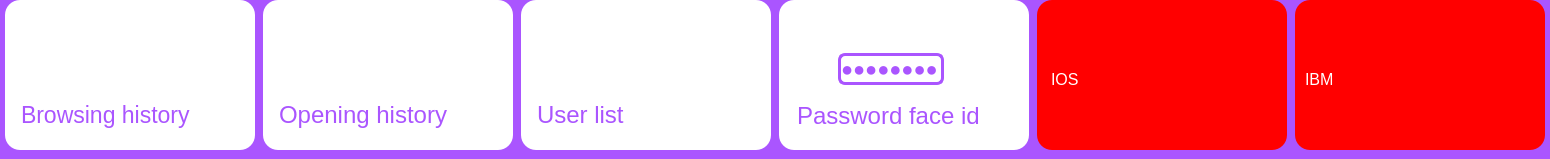
              <widget class="QWidget" name="scrollAreaWidgetContents_4">
               <property name="geometry">
                <rect>
                 <x>0</x>
                 <y>0</y>
                 <width>1550</width>
                 <height>159</height>
                </rect>
               </property>
               <property name="styleSheet">
                <string notr="true">background-color: rgb(170, 85, 255);
border-radius:15px;
</string>
               </property>
               <layout class="QHBoxLayout" name="horizontalLayout_108">
                <property name="spacing">
                 <number>8</number>
                </property>
                <property name="leftMargin">
                 <number>5</number>
                </property>
                <property name="topMargin">
                 <number>0</number>
                </property>
                <property name="rightMargin">
                 <number>5</number>
                </property>
                <property name="bottomMargin">
                 <number>9</number>
                </property>
                <item>
                 <widget class="QFrame" name="frame_Browsin_history">
                  <property name="minimumSize">
                   <size>
                    <width>250</width>
                    <height>125</height>
                   </size>
                  </property>
                  <property name="maximumSize">
                   <size>
                    <width>250</width>
                    <height>150</height>
                   </size>
                  </property>
                  <property name="styleSheet">
                   <string notr="true">background-color: rgb(255, 255, 255)
</string>
                  </property>
                  <property name="frameShape">
                   <enum>QFrame::StyledPanel</enum>
                  </property>
                  <property name="frameShadow">
                   <enum>QFrame::Raised</enum>
                  </property>
                  <widget class="QLabel" name="frame_Browsin_history_lbl">
                   <property name="geometry">
                    <rect>
                     <x>16</x>
                     <y>100</y>
                     <width>171</width>
                     <height>30</height>
                    </rect>
                   </property>
                   <property name="font">
                    <font>
                     <pointsize>17</pointsize>
                    </font>
                   </property>
                   <property name="whatsThis">
                    <string>&lt;html&gt;&lt;head/&gt;&lt;body&gt;&lt;p&gt;&lt;br/&gt;&lt;/p&gt;&lt;p&gt;&lt;span style=&quot; color:#ffffff;&quot;&gt;Unity&lt;/span&gt;&lt;/p&gt;&lt;/body&gt;&lt;/html&gt;</string>
                   </property>
                   <property name="text">
                    <string>&lt;html&gt;&lt;head/&gt;&lt;body&gt;&lt;p&gt;&lt;span style=&quot; font-family:'inherit'; color:#aa55ff;&quot;&gt;Browsing history&lt;/span&gt;&lt;/p&gt;&lt;/body&gt;&lt;/html&gt;</string>
                   </property>
                   <property name="alignment">
                    <set>Qt::AlignLeading|Qt::AlignLeft|Qt::AlignVCenter</set>
                   </property>
                  </widget>
                  <widget class="QPushButton" name="frame_Browsin_history_btn">
                   <property name="geometry">
                    <rect>
                     <x>13</x>
                     <y>13</y>
                     <width>90</width>
                     <height>71</height>
                    </rect>
                   </property>
                   <property name="whatsThis">
                    <string/>
                   </property>
                   <property name="text">
                    <string/>
                   </property>
                   <property name="icon">
                    <iconset>
                     <normaloff>../../../../3D Objects/ControleFinanceiro/System/img/web_100px.png</normaloff>../../../../3D Objects/ControleFinanceiro/System/img/web_100px.png</iconset>
                   </property>
                   <property name="iconSize">
                    <size>
                     <width>100</width>
                     <height>100</height>
                    </size>
                   </property>
                  </widget>
                 </widget>
                </item>
                <item>
                 <widget class="QFrame" name="frame_opening_history">
                  <property name="minimumSize">
                   <size>
                    <width>250</width>
                    <height>150</height>
                   </size>
                  </property>
                  <property name="maximumSize">
                   <size>
                    <width>250</width>
                    <height>150</height>
                   </size>
                  </property>
                  <property name="styleSheet">
                   <string notr="true">background-color: rgb(255, 255, 255);

</string>
                  </property>
                  <property name="frameShape">
                   <enum>QFrame::StyledPanel</enum>
                  </property>
                  <property name="frameShadow">
                   <enum>QFrame::Raised</enum>
                  </property>
                  <widget class="QPushButton" name="frame_opening_history_btn">
                   <property name="geometry">
                    <rect>
                     <x>13</x>
                     <y>13</y>
                     <width>90</width>
                     <height>71</height>
                    </rect>
                   </property>
                   <property name="whatsThis">
                    <string/>
                   </property>
                   <property name="text">
                    <string/>
                   </property>
                   <property name="icon">
                    <iconset>
                     <normaloff>../../../../3D Objects/ControleFinanceiro/System/img/close_pane_120px.png</normaloff>../../../../3D Objects/ControleFinanceiro/System/img/close_pane_120px.png</iconset>
                   </property>
                   <property name="iconSize">
                    <size>
                     <width>100</width>
                     <height>100</height>
                    </size>
                   </property>
                  </widget>
                  <widget class="QLabel" name="frame_opening_history_lbl">
                   <property name="geometry">
                    <rect>
                     <x>16</x>
                     <y>100</y>
                     <width>171</width>
                     <height>30</height>
                    </rect>
                   </property>
                   <property name="font">
                    <font>
                     <pointsize>12</pointsize>
                    </font>
                   </property>
                   <property name="whatsThis">
                    <string>&lt;html&gt;&lt;head/&gt;&lt;body&gt;&lt;p&gt;&lt;br/&gt;&lt;/p&gt;&lt;p&gt;&lt;span style=&quot; color:#ffffff;&quot;&gt;Unity&lt;/span&gt;&lt;/p&gt;&lt;/body&gt;&lt;/html&gt;</string>
                   </property>
                   <property name="text">
                    <string>&lt;html&gt;&lt;head/&gt;&lt;body&gt;&lt;p&gt;&lt;span style=&quot; font-family:'inherit'; font-size:18pt; color:#aa55ff;&quot;&gt;Opening history&lt;/span&gt;&lt;/p&gt;&lt;/body&gt;&lt;/html&gt;</string>
                   </property>
                   <property name="alignment">
                    <set>Qt::AlignLeading|Qt::AlignLeft|Qt::AlignVCenter</set>
                   </property>
                  </widget>
                 </widget>
                </item>
                <item>
                 <widget class="QFrame" name="frame_user_list">
                  <property name="minimumSize">
                   <size>
                    <width>250</width>
                    <height>150</height>
                   </size>
                  </property>
                  <property name="maximumSize">
                   <size>
                    <width>250</width>
                    <height>150</height>
                   </size>
                  </property>
                  <property name="styleSheet">
                   <string notr="true">background-color: rgb(255, 255, 255);</string>
                  </property>
                  <property name="frameShape">
                   <enum>QFrame::StyledPanel</enum>
                  </property>
                  <property name="frameShadow">
                   <enum>QFrame::Raised</enum>
                  </property>
                  <widget class="QPushButton" name="frame_user_list_btn">
                   <property name="geometry">
                    <rect>
                     <x>10</x>
                     <y>17</y>
                     <width>91</width>
                     <height>71</height>
                    </rect>
                   </property>
                   <property name="whatsThis">
                    <string/>
                   </property>
                   <property name="text">
                    <string/>
                   </property>
                   <property name="icon">
                    <iconset>
                     <normaloff>../../../../3D Objects/ControleFinanceiro/System/img/user_menu_female_120px.png</normaloff>../../../../3D Objects/ControleFinanceiro/System/img/user_menu_female_120px.png</iconset>
                   </property>
                   <property name="iconSize">
                    <size>
                     <width>115</width>
                     <height>115</height>
                    </size>
                   </property>
                  </widget>
                  <widget class="QLabel" name="frame_user_list_lbl">
                   <property name="geometry">
                    <rect>
                     <x>16</x>
                     <y>100</y>
                     <width>100</width>
                     <height>30</height>
                    </rect>
                   </property>
                   <property name="font">
                    <font>
                     <pointsize>12</pointsize>
                    </font>
                   </property>
                   <property name="whatsThis">
                    <string>&lt;html&gt;&lt;head/&gt;&lt;body&gt;&lt;p&gt;&lt;br/&gt;&lt;/p&gt;&lt;p&gt;&lt;span style=&quot; color:#ffffff;&quot;&gt;Unity&lt;/span&gt;&lt;/p&gt;&lt;/body&gt;&lt;/html&gt;</string>
                   </property>
                   <property name="text">
                    <string>&lt;html&gt;&lt;head/&gt;&lt;body&gt;&lt;p&gt;&lt;span style=&quot; font-family:'inherit'; font-size:18pt; color:#aa55ff;&quot;&gt;User list&lt;/span&gt;&lt;/p&gt;&lt;/body&gt;&lt;/html&gt;</string>
                   </property>
                   <property name="alignment">
                    <set>Qt::AlignLeading|Qt::AlignLeft|Qt::AlignVCenter</set>
                   </property>
                  </widget>
                 </widget>
                </item>
                <item>
                 <widget class="QFrame" name="frame_password_faceId">
                  <property name="minimumSize">
                   <size>
                    <width>250</width>
                    <height>150</height>
                   </size>
                  </property>
                  <property name="maximumSize">
                   <size>
                    <width>250</width>
                    <height>150</height>
                   </size>
                  </property>
                  <property name="styleSheet">
                   <string notr="true">background-color: rgb(255, 255, 255)</string>
                  </property>
                  <property name="frameShape">
                   <enum>QFrame::StyledPanel</enum>
                  </property>
                  <property name="frameShadow">
                   <enum>QFrame::Raised</enum>
                  </property>
                  <widget class="QPushButton" name="password_faceId_btn_2">
                   <property name="geometry">
                    <rect>
                     <x>13</x>
                     <y>10</y>
                     <width>90</width>
                     <height>90</height>
                    </rect>
                   </property>
                   <property name="whatsThis">
                    <string/>
                   </property>
                   <property name="text">
                    <string/>
                   </property>
                   <property name="icon">
                    <iconset>
                     <normaloff>../../../../3D Objects/ControleFinanceiro/System/img/instagram_logo_120px.png</normaloff>../../../../3D Objects/ControleFinanceiro/System/img/instagram_logo_120px.png</iconset>
                   </property>
                   <property name="iconSize">
                    <size>
                     <width>110</width>
                     <height>130</height>
                    </size>
                   </property>
                  </widget>
                  <widget class="QLineEdit" name="lineEdit_2">
                   <property name="geometry">
                    <rect>
                     <x>59</x>
                     <y>53</y>
                     <width>106</width>
                     <height>32</height>
                    </rect>
                   </property>
                   <property name="font">
                    <font>
                     <pointsize>15</pointsize>
                    </font>
                   </property>
                   <property name="styleSheet">
                    <string notr="true">border-radius:7px;
color:rgb(170, 85, 255);
background-color: rgb(255, 255, 255);
border:3px solid rgb(170, 85, 255)</string>
                   </property>
                   <property name="text">
                    <string>123456789</string>
                   </property>
                   <property name="echoMode">
                    <enum>QLineEdit::Password</enum>
                   </property>
                   <property name="alignment">
                    <set>Qt::AlignBottom|Qt::AlignHCenter</set>
                   </property>
                  </widget>
                  <widget class="QLabel" name="password_faceId_lbl_6">
                   <property name="geometry">
                    <rect>
                     <x>18</x>
                     <y>101</y>
                     <width>186</width>
                     <height>30</height>
                    </rect>
                   </property>
                   <property name="font">
                    <font>
                     <pointsize>12</pointsize>
                    </font>
                   </property>
                   <property name="whatsThis">
                    <string>&lt;html&gt;&lt;head/&gt;&lt;body&gt;&lt;p&gt;&lt;br/&gt;&lt;/p&gt;&lt;p&gt;&lt;span style=&quot; color:#ffffff;&quot;&gt;Unity&lt;/span&gt;&lt;/p&gt;&lt;/body&gt;&lt;/html&gt;</string>
                   </property>
                   <property name="text">
                    <string>&lt;html&gt;&lt;head/&gt;&lt;body&gt;&lt;p&gt;&lt;span style=&quot; font-family:'inherit'; font-size:18pt; color:#aa55ff;&quot;&gt;Password face id &lt;/span&gt;&lt;/p&gt;&lt;/body&gt;&lt;/html&gt;</string>
                   </property>
                   <property name="alignment">
                    <set>Qt::AlignLeading|Qt::AlignLeft|Qt::AlignVCenter</set>
                   </property>
                  </widget>
                  <widget class="QLabel" name="label_29">
                   <property name="geometry">
                    <rect>
                     <x>60</x>
                     <y>47</y>
                     <width>114</width>
                     <height>37</height>
                    </rect>
                   </property>
                   <property name="styleSheet">
                    <string notr="true">background-color: transparent;</string>
                   </property>
                   <property name="text">
                    <string/>
                   </property>
                  </widget>
                 </widget>
                </item>
                <item>
                 <widget class="QFrame" name="frame_IOs_2">
                  <property name="minimumSize">
                   <size>
                    <width>250</width>
                    <height>150</height>
                   </size>
                  </property>
                  <property name="maximumSize">
                   <size>
                    <width>250</width>
                    <height>150</height>
                   </size>
                  </property>
                  <property name="styleSheet">
                   <string notr="true">background-color: rgb(255, 0, 0);</string>
                  </property>
                  <property name="frameShape">
                   <enum>QFrame::StyledPanel</enum>
                  </property>
                  <property name="frameShadow">
                   <enum>QFrame::Raised</enum>
                  </property>
                  <widget class="QLabel" name="ios_lbl_2">
                   <property name="geometry">
                    <rect>
                     <x>14</x>
                     <y>70</y>
                     <width>70</width>
                     <height>20</height>
                    </rect>
                   </property>
                   <property name="font">
                    <font>
                     <pointsize>12</pointsize>
                    </font>
                   </property>
                   <property name="whatsThis">
                    <string>&lt;html&gt;&lt;head/&gt;&lt;body&gt;&lt;p&gt;&lt;br/&gt;&lt;/p&gt;&lt;p&gt;&lt;span style=&quot; color:#ffffff;&quot;&gt;Unity&lt;/span&gt;&lt;/p&gt;&lt;/body&gt;&lt;/html&gt;</string>
                   </property>
                   <property name="text">
                    <string>&lt;html&gt;&lt;head/&gt;&lt;body&gt;&lt;p&gt;&lt;span style=&quot; color:#ffffff;&quot;&gt;IOS&lt;/span&gt;&lt;/p&gt;&lt;/body&gt;&lt;/html&gt;</string>
                   </property>
                   <property name="alignment">
                    <set>Qt::AlignLeading|Qt::AlignLeft|Qt::AlignVCenter</set>
                   </property>
                  </widget>
                  <widget class="QPushButton" name="ios_btn_2">
                   <property name="geometry">
                    <rect>
                     <x>7</x>
                     <y>7</y>
                     <width>50</width>
                     <height>50</height>
                    </rect>
                   </property>
                   <property name="whatsThis">
                    <string/>
                   </property>
                   <property name="text">
                    <string/>
                   </property>
                   <property name="icon">
                    <iconset>
                     <normaloff>../../../../3D Objects/ControleFinanceiro/System/img/mac_client_50px.png</normaloff>../../../../3D Objects/ControleFinanceiro/System/img/mac_client_50px.png</iconset>
                   </property>
                   <property name="iconSize">
                    <size>
                     <width>60</width>
                     <height>60</height>
                    </size>
                   </property>
                  </widget>
                  <widget class="QLabel" name="iconWindow_4">
                   <property name="geometry">
                    <rect>
                     <x>70</x>
                     <y>110</y>
                     <width>30</width>
                     <height>30</height>
                    </rect>
                   </property>
                   <property name="minimumSize">
                    <size>
                     <width>20</width>
                     <height>20</height>
                    </size>
                   </property>
                   <property name="maximumSize">
                    <size>
                     <width>30</width>
                     <height>30</height>
                    </size>
                   </property>
                   <property name="text">
                    <string/>
                   </property>
                   <property name="pixmap">
                    <pixmap>../../../../3D Objects/ControleFinanceiro/System/img/ncicon.png</pixmap>
                   </property>
                   <property name="alignment">
                    <set>Qt::AlignCenter</set>
                   </property>
                  </widget>
                 </widget>
                </item>
                <item>
                 <widget class="QFrame" name="frame_IBM_2">
                  <property name="minimumSize">
                   <size>
                    <width>250</width>
                    <height>150</height>
                   </size>
                  </property>
                  <property name="maximumSize">
                   <size>
                    <width>250</width>
                    <height>150</height>
                   </size>
                  </property>
                  <property name="styleSheet">
                   <string notr="true">background-color: rgb(255, 0, 0);</string>
                  </property>
                  <property name="frameShape">
                   <enum>QFrame::StyledPanel</enum>
                  </property>
                  <property name="frameShadow">
                   <enum>QFrame::Raised</enum>
                  </property>
                  <widget class="QLabel" name="ibm_lbl_2">
                   <property name="geometry">
                    <rect>
                     <x>10</x>
                     <y>70</y>
                     <width>80</width>
                     <height>20</height>
                    </rect>
                   </property>
                   <property name="font">
                    <font>
                     <pointsize>12</pointsize>
                    </font>
                   </property>
                   <property name="whatsThis">
                    <string>&lt;html&gt;&lt;head/&gt;&lt;body&gt;&lt;p&gt;&lt;br/&gt;&lt;/p&gt;&lt;p&gt;&lt;span style=&quot; color:#ffffff;&quot;&gt;Unity&lt;/span&gt;&lt;/p&gt;&lt;/body&gt;&lt;/html&gt;</string>
                   </property>
                   <property name="text">
                    <string>&lt;html&gt;&lt;head/&gt;&lt;body&gt;&lt;p&gt;&lt;span style=&quot; color:#ffffff;&quot;&gt;IBM&lt;/span&gt;&lt;/p&gt;&lt;/body&gt;&lt;/html&gt;</string>
                   </property>
                   <property name="alignment">
                    <set>Qt::AlignLeading|Qt::AlignLeft|Qt::AlignVCenter</set>
                   </property>
                  </widget>
                  <widget class="QPushButton" name="ibm_btn_2">
                   <property name="geometry">
                    <rect>
                     <x>10</x>
                     <y>15</y>
                     <width>50</width>
                     <height>30</height>
                    </rect>
                   </property>
                   <property name="whatsThis">
                    <string/>
                   </property>
                   <property name="text">
                    <string/>
                   </property>
                   <property name="icon">
                    <iconset>
                     <normaloff>../../../../3D Objects/ControleFinanceiro/System/img/ibm_70px.png</normaloff>../../../../3D Objects/ControleFinanceiro/System/img/ibm_70px.png</iconset>
                   </property>
                   <property name="iconSize">
                    <size>
                     <width>50</width>
                     <height>50</height>
                    </size>
                   </property>
                  </widget>
                 </widget>
                </item>
               </layout>
              </widget>
